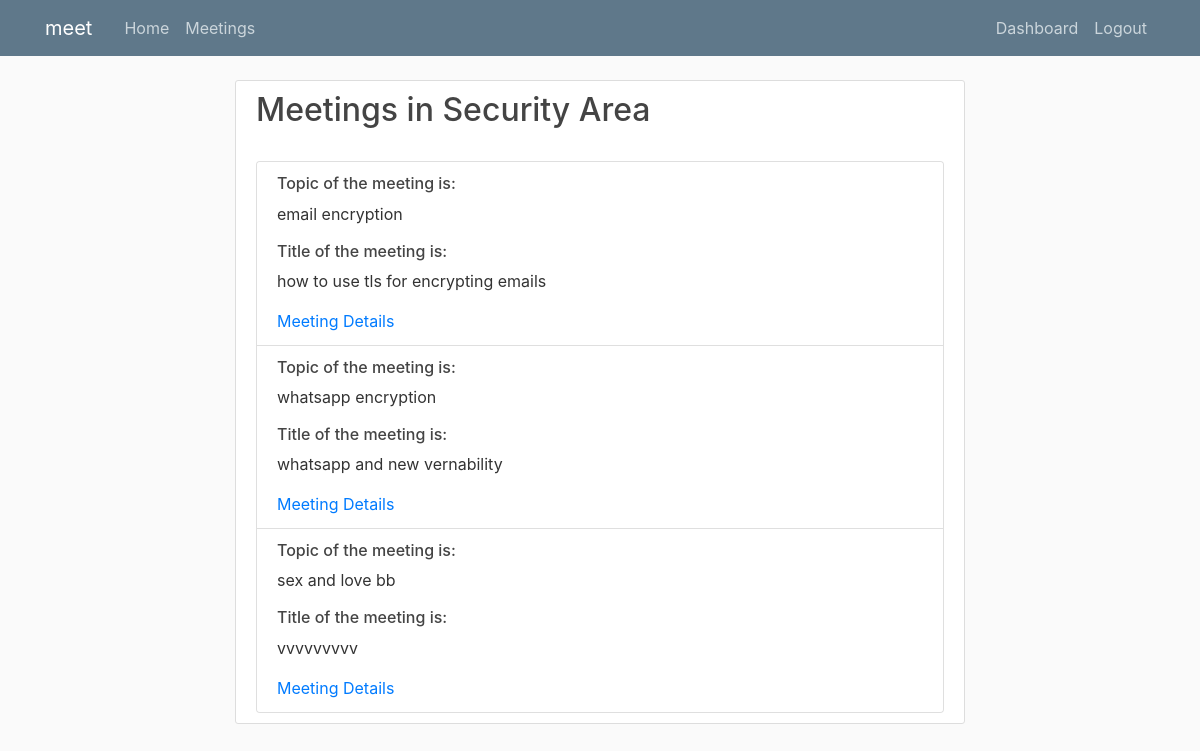
/meetings_by_field/ (signed in), run on an earlier commit of the app's database.
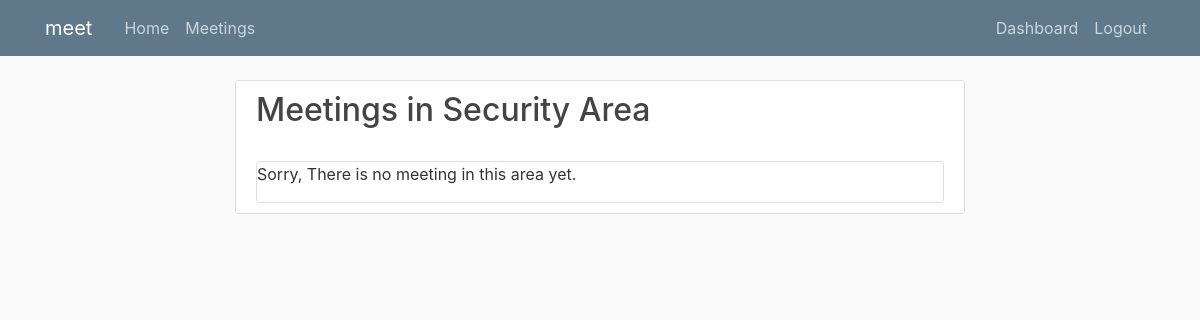
And on a later commit of the database.
### meetings/models.py (models this page shows, shortened)
class Meetings(models.Model):
    MY_Field = (
        ('Applications and Real-Time Area', 'Applications and Real-Time Area'),
        ('General Area', 'General Area'),
        ('Internet Area', 'Internet Area'),
        ('Operations and Management Area  ', 'Operations and Management Area '),
        ('Routing Area ', 'Routing Area '),
        ('Security Area', 'Security Area'),
        ('Transport Area', 'Transport Area'),
    )
    area = models.CharField(max_length=100, choices=MY_Field,default = 'choose your field')
    topic = models.CharField(max_length=250)
    title = models.CharField(max_length=250)
    about_meeting = models.TextField(max_length=500)
    zoom_url = models.URLField(max_length=200)
    time =  models.TimeField(null=True)
    date = models.DateField(null=True)
    user = models.ForeignKey(NewUser,on_delete=models.CASCADE, default = 1)

### users/models.py (models this page shows, shortened)
class NewUser(AbstractBaseUser, PermissionsMixin):
    MY_CHOICES = (
        ('Admin', 'Admin'),
        ('User', 'User'),
    )
    MY_Field = (
        ('Applications and Real-Time Area', 'Applications and Real-Time Area'),
        ('General Area', 'General Area'),
        ('Internet Area', 'Internet Area'),
        ('Operations and Management Area  ', 'Operations and Management Area '),
        ('Routing Area ', 'Routing Area '),
        ('Security Area', 'Security Area'),
        ('Transport Area', 'Transport Area'),
    )
    email = models.EmailField(_('email address'), unique=True)
    user_name = models.CharField(max_length=150, unique=True)
    first_name = models.CharField(max_length=150, blank=True)
    last_name = models.CharField(max_length=150, blank=True)
    start_date = models.DateTimeField(default=timezone.now)
    who_is = models.CharField(max_length= 100 ,choices=MY_CHOICES,default = 'User')
    area = models.CharField(max_length=100, choices=MY_Field,default = 'electronic')
    country = CountryField()
    about = models.TextField(blank=True)
    zoom_url = models.URLField(max_length = 200 , default = "")
    is_staff = models.BooleanField(default=False)
    is_active = models.BooleanField(default=True)
    objects = CustomAccountManager()
    USERNAME_FIELD = 'email'
    REQUIRED_FIELDS = ['user_name', 'first_name']

### meetings/views.py (the view)
# urls.py: path('meetings_by_field/',views.meetings_by_field, name="meetings-by-field"),
def meetings_by_field(request):
	area_value  = request.session['area']
	context = {
	  'meetings': Meetings.objects.all().filter(area = area_value),
	  'area': area_value,
	}
	return render(request,'meetings/meetings_by_field.html',context)

### meetings/templates/meetings/meetings_by_field.html (shortened to what this page needs)
{% extends "meetings/base.html" %}
{% load crispy_forms_tags %}
{% block content %}
     <div class="content-section">
      <h2>Meetings in {{area}}</h2></br>
    <div class="card">
   <ul class="list-group list-group-flush">
    {% if meetings %}
   {% for meeting  in meetings %}
    <li class="list-group-item">
        <h6>Topic of the meeting is:</h6><p>{{ meeting.topic }}</p>
        <h6>Title of the meeting is:</h6>  <p> {{ meeting.title }}</p>
         <a href="http://127.0.0.1:8000/meeting_details/{{ meeting.id }}">Meeting Details</a>
        </li>
{% endfor %}
</ul>
 {% else %}
        <p>Sorry, There is no meeting in this area yet.</p>
        {% endif %}
</div>
    </div>
{% endblock content %}

What changed in the data, as far as the page shows it:
removed Meetings: topic "email encryption", title "how to use tls for encrypting emails"
removed Meetings: topic "whatsapp encryption", title "whatsapp and new vernability"
removed Meetings: topic "sex and love bb", title "vvvvvvvvv"
now on this page (row unchanged): NewUser: area "Security Area"
Also different on the page:
{{ area }}: "Security Area" → (not shown)
text now shown: "Sorry, There is no meeting in this area yet."
